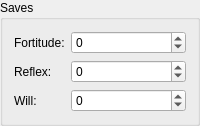
           <widget class="QGroupBox" name="groupBox_8">
            <property name="title">
             <string>Saves</string>
            </property>
            <layout class="QFormLayout" name="formLayout_6">
             <item row="0" column="0">
              <widget class="QLabel" name="label_31">
               <property name="sizePolicy">
                <sizepolicy hsizetype="Preferred" vsizetype="Preferred">
                 <horstretch>0</horstretch>
                 <verstretch>0</verstretch>
                </sizepolicy>
               </property>
               <property name="text">
                <string>Fortitude:</string>
               </property>
              </widget>
             </item>
             <item row="0" column="1">
              <widget class="QSpinBox" name="fortitudeSpin">
               <property name="minimum">
                <number>-128</number>
               </property>
               <property name="maximum">
                <number>127</number>
               </property>
               <property name="sizePolicy">
                <sizepolicy hsizetype="Preferred" vsizetype="Preferred">
                 <horstretch>0</horstretch>
                 <verstretch>0</verstretch>
                </sizepolicy>
               </property>
               <property name="toolTip">
                <string>Fortitude save bonus (GFF: fortbonus). Stored as SHORT; engine uses signed
                 byte range -128–127. Flat bonus added to Fortitude saving throws (Con-based).
                 In-game: added to base save + Con modifier. Modders: 0 = no bonus; negative values
                 weaken saves. Typical 0–10.</string>
               </property>
              </widget>
             </item>
             <item row="1" column="0">
              <widget class="QLabel" name="label_32">
               <property name="sizePolicy">
                <sizepolicy hsizetype="Preferred" vsizetype="Preferred">
                 <horstretch>0</horstretch>
                 <verstretch>0</verstretch>
                </sizepolicy>
               </property>
               <property name="text">
                <string>Reflex:</string>
               </property>
              </widget>
             </item>
             <item row="2" column="0">
              <widget class="QLabel" name="label_33">
               <property name="sizePolicy">
                <sizepolicy hsizetype="Preferred" vsizetype="Preferred">
                 <horstretch>0</horstretch>
                 <verstretch>0</verstretch>
                </sizepolicy>
               </property>
               <property name="text">
                <string>Will:</string>
               </property>
              </widget>
             </item>
             <item row="1" column="1">
              <widget class="QSpinBox" name="reflexSpin">
               <property name="minimum">
                <number>-128</number>
               </property>
               <property name="maximum">
                <number>127</number>
               </property>
               <property name="sizePolicy">
                <sizepolicy hsizetype="Preferred" vsizetype="Preferred">
                 <horstretch>0</horstretch>
                 <verstretch>0</verstretch>
                </sizepolicy>
               </property>
               <property name="toolTip">
                <string>Reflex save bonus (GFF: refbonus). Stored as SHORT; engine uses -128–127.
                 Flat bonus to Reflex saving throws (Dex-based). In-game: added to base save + Dex
                 modifier. Modders: 0 = no bonus; typical 0–10.</string>
               </property>
              </widget>
             </item>
             <item row="2" column="1">
              <widget class="QSpinBox" name="willSpin">
               <property name="minimum">
                <number>-128</number>
               </property>
               <property name="maximum">
                <number>127</number>
               </property>
               <property name="sizePolicy">
                <sizepolicy hsizetype="Preferred" vsizetype="Preferred">
                 <horstretch>0</horstretch>
                 <verstretch>0</verstretch>
                </sizepolicy>
               </property>
               <property name="toolTip">
                <string>Will save bonus (GFF: willbonus). Stored as SHORT; engine uses -128–127.
                 Flat bonus to Will saving throws (Wis-based). In-game: added to base save + Wis
                 modifier. Modders: 0 = no bonus; typical 0–10.</string>
               </property>
              </widget>
             </item>
            </layout>
           </widget>
